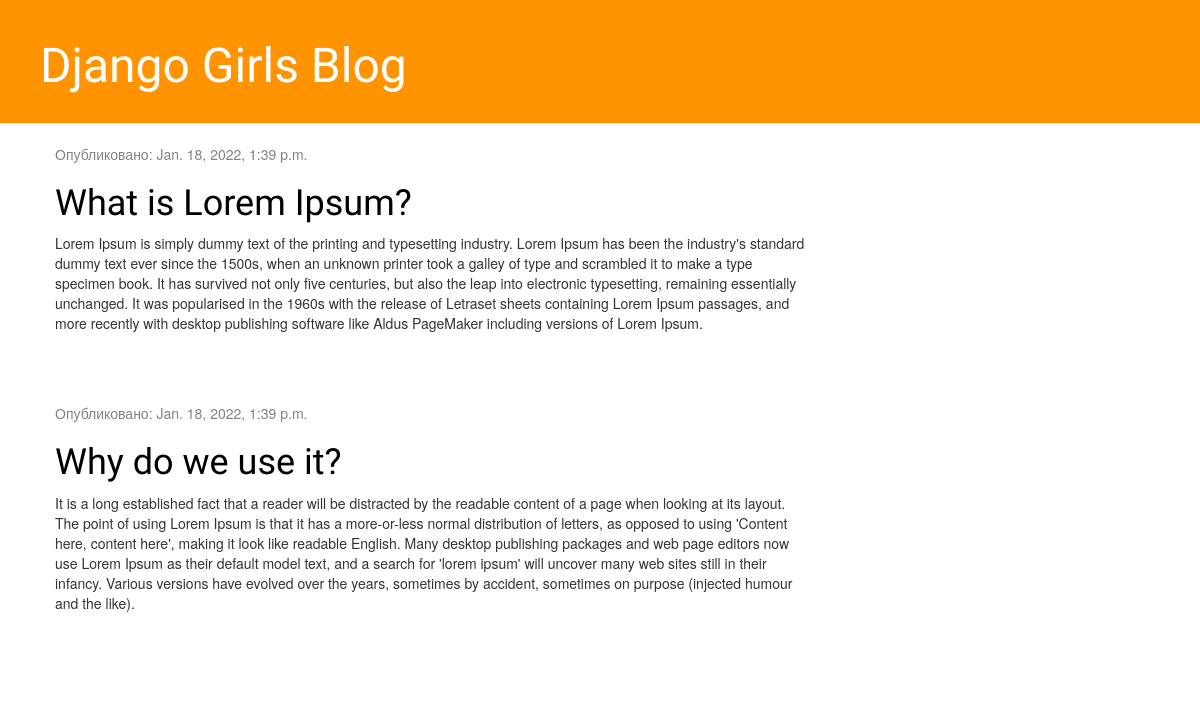
The app's page /, older data.
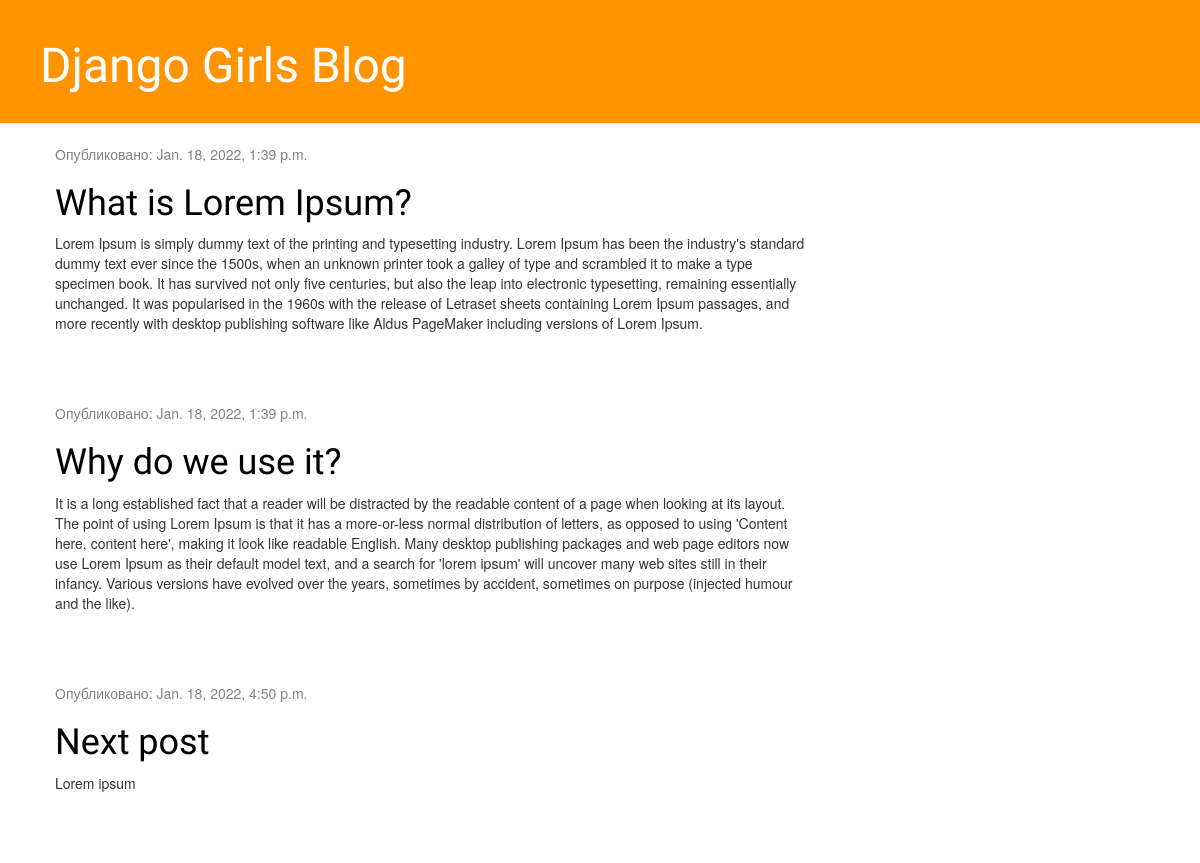
The same page, newer data.
### blog/models.py (models this page shows, shortened)
class Post(models.Model):
    author = models.ForeignKey(settings.AUTH_USER_MODEL, on_delete=models.CASCADE)
    title = models.CharField(max_length=200)
    text = models.TextField()
    created_date = models.DateTimeField(default=timezone.now)
    published_date = models.DateTimeField(blank=True, null=True)

### blog/views.py (the view)
# urls.py: path('', views.post_list, name='post_list'),
def post_list(request):
    posts = Post.objects.filter(published_date__lte=timezone.now()).order_by('published_date')
    return render(request, 'blog/post_list.html', {'posts': posts})

### blog/templates/blog/post_list.html
{% extends 'blog/base.html' %}
{% block content %}
    {% for post in posts %}
    <div class="post">
        <div class="date">
            <p>Опубликовано: {{ post.published_date }}</p>
        </div>
        <h1><a href="{% url 'post_detail' pk=post.pk %}">{{ post.title }}</a></h1>
        <p>{{ post.text|linebreaksbr }}</p>
    </div>
    {% endfor %}
{% endblock %}

Row changes from the older to the newer data that the page shows:
added Post: published_date "Jan. 18, 2022, 4:50 p.m.", title "Next post", text "Lorem ipsum"
